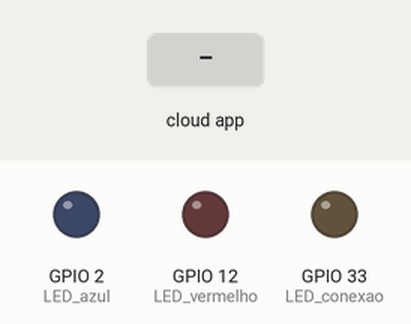
Simulated run of this program. Board: ESP32. On the bench: output pins drawn as LEDs (lit = HIGH). Inputs (shaded band) come from the test bench. WiFi joins after 1.5 s; servers stay silent unless stated; no MQTT or app messages arrive unless stated; what the program prints to the serial monitor is not drawn.

Above: at 2.4 s.
2.5 s: the phone or cloud app sets LED_azul to 11
At 2.8 s:
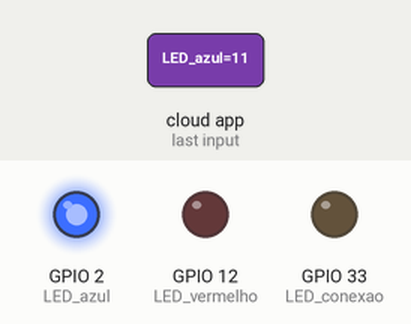
4.0 s: the phone or cloud app sets led_vermelho to 11
At 5.1 s:
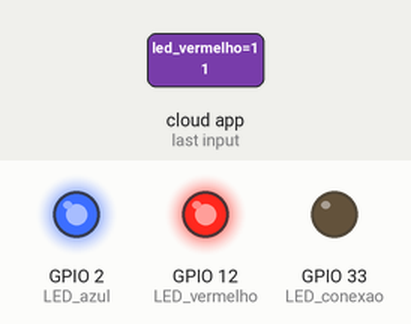
5.5 s: the phone or cloud app sets LED_azul to 00
At 6.7 s:
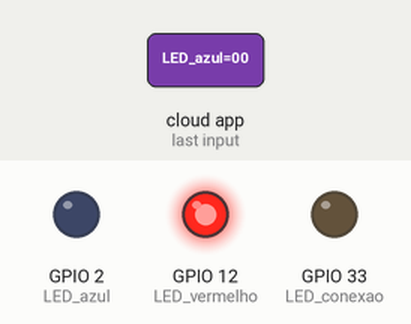
7.0 s: the phone or cloud app sets led_vermelho to 00
At 7.9 s:
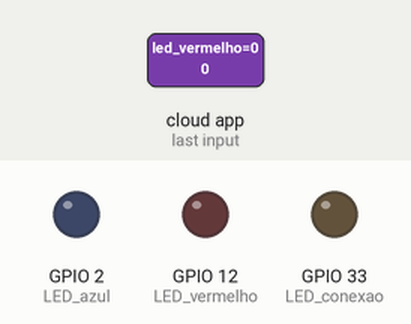
Timing chart, 0 to 9.5 s (numbered marks = the images above; inputs shaded):
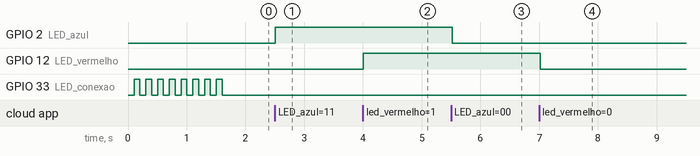

Measured:
- after the input at 2.5 s, GPIO 2 (LED_azul): LOW → HIGH at once
- after the input at 4.0 s, GPIO 12 (LED_vermelho): LOW → HIGH at once
- after the input at 5.5 s, GPIO 2 (LED_azul): HIGH → LOW at once
- after the input at 7.0 s, GPIO 12 (LED_vermelho): HIGH → LOW at once
- by itself, GPIO 33 (LED_conexao): alternates HIGH for 0.10 s and LOW for 0.10 s, 16 changes in all, then stays LOW

The program:

main.cpp
```cpp
// Bibliotecas utilizadas
#include <WiFi.h>
#include "Adafruit_MQTT.h"
#include "Adafruit_MQTT_Client.h"

// Definição dos pinos
#define LED_conexao 33
#define LED_azul 2
#define LED_vermelho 12

char *LED_azulSTATUS;
char *LED_vermelhoSTATUS;

#define WLAN_SSID "akso"      // Nome da Rede Wifi
#define WLAN_PASS "111333555" // Senha da Rede Wifi

/************************* Adafruit.io Configuração *********************************/

#define AIO_SERVER "io.adafruit.com" // Adafruit Servidor
#define AIO_SERVERPORT 1883
#define AIO_USERNAME "**********"        // Insira o usuario criado na adafruit io
#define AIO_KEY "**********************" // Insira a chave de comunicação obtida na adafruit io

// Váriáveis utilizadas

int conectado = 1;
int conexao = 0;

unsigned long anterior = 0;
unsigned long intervalo = 15000;
unsigned long atual;

// Definição do Wifi Client
WiFiClient client;
Adafruit_MQTT_Client mqtt(&client, AIO_SERVER, AIO_SERVERPORT, AIO_USERNAME, AIO_KEY);

// Váriáveis criadas para comunlicação com o MQTT
Adafruit_MQTT_Publish sensor = Adafruit_MQTT_Publish(&mqtt, AIO_USERNAME "/feeds/Status Alarme"); // Crie aqui sua variavel
Adafruit_MQTT_Subscribe Light1 = Adafruit_MQTT_Subscribe(&mqtt, AIO_USERNAME "/feeds/LED_azul");
Adafruit_MQTT_Subscribe Light2 = Adafruit_MQTT_Subscribe(&mqtt, AIO_USERNAME "/feeds/led_vermelho"); // a palavra feeds deve estar em todos

// Funções
void MQTT_connect(); // Determina a conexão MQTT
void Conectar();     // Verifica a conexão o Wifi

void setup()
{

  Serial.begin(115200);

  // Definição de saida e entrada de cada pino
  pinMode(LED_conexao, OUTPUT);
  pinMode(LED_azul, OUTPUT);
  pinMode(LED_vermelho, OUTPUT);

  // Desliga o LED de status de conexão do Wifi
  digitalWrite(LED_conexao, HIGH);

  // Declaração de Tópicos de Leitura
  mqtt.subscribe(&Light1);
  mqtt.subscribe(&Light2);
}

void loop()
{

  Conectar();
  MQTT_connect();

  // Leitura do valor recebido através da Adafruit IO
  Adafruit_MQTT_Subscribe *subscription;
  if ((subscription = mqtt.readSubscription(100)))
  {
    if (subscription == &Light1)
    {
      Serial.print(F("Got: "));
      Serial.println((char *)Light1.lastread);
      int Light1_State = atoi((char *)Light1.lastread);
      digitalWrite(LED_azul, Light1_State);
      LED_azulSTATUS = (char *)Light1.lastread;
      Serial.print("STATUS LED: ");
      Serial.println(LED_azulSTATUS);
    }
    if (subscription == &Light2)
    {
      Serial.print(F("Got: "));
      Serial.println((char *)Light2.lastread);
      int Light2_State = atoi((char *)Light2.lastread);
      digitalWrite(LED_vermelho, Light2_State);
      LED_vermelhoSTATUS = (char *)Light2.lastread;
      Serial.print("STATUS LED: ");
      Serial.println(LED_vermelhoSTATUS);
    }
  }
  if (LED_azulSTATUS == "11")
  {
    digitalWrite(LED_azul, HIGH);
    Serial.println("LIGADO");
  }
  if (LED_azulSTATUS == "00")
  {
    digitalWrite(LED_azul, LOW);
    Serial.println("DESLIGADO");
  }
  if (LED_vermelhoSTATUS == "11")
  {
    digitalWrite(LED_vermelho, HIGH);
    Serial.println("LIGADO");
  }
  if (LED_vermelhoSTATUS == "00")
  {
    digitalWrite(LED_vermelho, LOW);
    Serial.println("DESLIGADO");
  }
}
void MQTT_connect()
{
  int8_t ret;
  // Conectando MQTT
  if (mqtt.connected())
  {
    if (conectado)
    {
      conectado = 0;
      Serial.println("MQTT Conectado!");
    }
    return;
  }
  Serial.print("Conectando MQTT...");
  uint8_t retries = 3;
  if ((ret = mqtt.connect()) != 0)
  {
    Serial.println(mqtt.connectErrorString(ret));
    Serial.println("Reconexao ao MQTT em 5 segundos...");
    mqtt.disconnect();
    delay(5000);
    conectado = 1;
    // retries--;
    if (retries == 0)
    {
      // retries = 3;
    }
  }
}

void Conectar()
{
  // Verifica a conexão wifi
  if (WiFi.status() != WL_CONNECTED)
  {
    conexao = 0;
    // Conectando ao Wifi
    Serial.println();
    Serial.println();
    Serial.print("Conectando a rede: ");
    Serial.println(WLAN_SSID);
    // Inicializa Conexão Wifi
    WiFi.begin(WLAN_SSID, WLAN_PASS);
    while (WiFi.status() != WL_CONNECTED)
    {
      digitalWrite(LED_conexao, LOW);
      delay(100);
      digitalWrite(LED_conexao, HIGH);
      delay(100);
      Serial.print(".");
      conexao++;
      if (conexao == 30)
      {
        ESP.restart();
      }
    }
    Serial.println("WiFi conectado!");
    Serial.println("Endereco de IP: ");
    Serial.println(WiFi.localIP());
    digitalWrite(LED_conexao, LOW);
    conectado = 1;
    Serial.println();
  }
}
```
